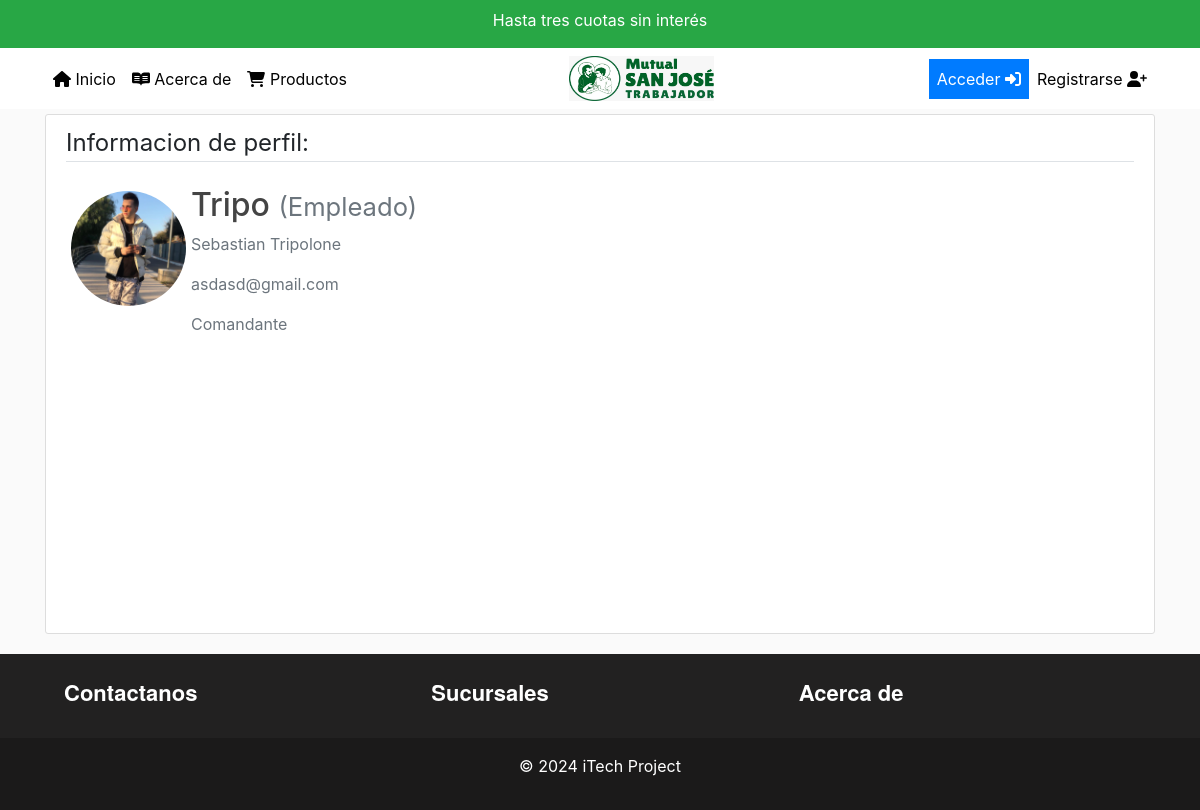
Page /profile/Tripo on the committed database.
### users/models.py (models this page shows, shortened)
class CustomUser(AbstractUser):
    def image_upload_to(self, instance=None):
        if instance:
            return os.path.join('Users', self.username, instance)
        return None
    STATUS = (
        ('cliente', 'cliente'),
        ('Auxiliar', 'Auxiliar'),
        ('Administrativo', 'Administrativo'),
        ('Farmaceutico', 'Farmaceutico'),
        ('Medico', 'Medico'),
    )
    email = models.EmailField(unique=True)
    status = models.CharField(max_length=100, choices=STATUS, default='Empleado')
    description = models.TextField("Description", max_length=600, default='', blank=True)
    image = models.ImageField(default='default/no_image.jpg', upload_to=image_upload_to)

### users/views.py (the view, shortened to what this page needs)
# urls.py: path('profile/<username>', views.profile, name='profile'),
def profile(request, username):
    user = get_user_model().objects.filter(username=username).first()
    if user:
        form = UserUpdateForm(instance=user)
        form.fields['description'].widget.attrs = {'rows': 1}
        return render(request, 'users/profile.html', context={'form': form})
    return redirect("homepage")

### users/templates/users/profile.html (shortened to what this page needs)
{% extends "main/header.html" %}
{% load crispy_forms_tags %}
{% block content %}
<main role="main" class="container-xl">
<div class="content-section col-lg-12 col-md-12 col-sm-12 tutorial-style" style="min-height:65vh;">
    <legend class="border-bottom mb-4">Informacion de perfil:</legend>
    <form method="POST" enctype="multipart/form-data">
        <div class="media">
        {% if user.username == form.instance.username %}
            <input id="id_image" type="file" name="image" hidden/>
            <label for="id_image">
            <img class="rounded-circle account-img profile-image"
            style="cursor: pointer;"
            src="{{ form.instance.image.url }}"
            title="Actualizar foto de perfil">
            </label>
        {% else %}
            <img class="rounded-circle account-img profile-image", src="{{ form.instance.image.url }}">
        {% endif %}
            <div class="media-body">
                <h2 class="account-heading">{{ form.instance.username }}
                    <small class="text-muted">({{ form.instance.status }})</small>
                </h2>
                <p class="text-secondary">{{ form.instance.first_name }} {{ form.instance.last_name }}</p>
                <p class="text-secondary">{{ form.instance.email }}</p>
                <p class="text-secondary">{{ form.instance.description }}</p>
            </div>
        </div>
    </form>
</div>
{% endblock content %}

### main/templates/main/header.html (shortened to what this page needs)
{% load static %}
<!DOCTYPE html>
<html>
<head>
    <link rel="stylesheet" href="https://cdn.jsdelivr.net/npm/bootstrap@4.6.0/dist/css/bootstrap.min.css"
>
    <link href="{% static 'fontawesomefree/css/all.min.css' %}" rel="stylesheet" type="text/css">
    <link rel="stylesheet" type="text/css" href="{% static 'main/main.css' %}">
</head>
<body>
    <div id="myCarousel" class="carousel slide bg-success" data-ride="carousel">
        <div class="carousel-inner text-white text-center justify-content-center pt-2">
            <div class="carousel-item active ">
                <p class="carousel-text">Hasta tres cuotas sin interés</p>
            </div>
        </div>
    </div>
    {% include 'main/includes/navbar.html' %}
        <div class="row">
            <div class="col-lg-12 col-md-12-p-0 col-sm-12">
                {% block content %}
                {% endblock %}
            </div>
        </div>
    {% include 'main/footer.html' %}
</body>
</html>

### main/templates/main/includes/navbar.html (shortened to what this page needs)
{% load static %}
<header class="site-header" style="margin-bottom: 5px">
    <nav class="navbar navbar-expand-md navbar-color">
        <div class="container">
            <div class="navbar-nav">
                <a class="nav-item nav-link" href="/"><i class="fas fa-home"></i> Inicio</i></a>
            </div>
            <div class="collapse navbar-collapse" id="navbarToggle">
                <div class="navbar-nav mr-auto">
                    <a class="nav-item nav-link" href="{% url 'acercade' %}"><i class="fa-brands fa-readme"></i> Acerca de</a>
                    <a class="nav-item nav-link" href="{% url 'productos' %}"><i class="fa-solid fa-cart-shopping"></i> Productos</a>
                </div>
                <div class="navbar-nav mr-auto">
                <img src="{% static "images/logo.jpeg" %}" width="145" height="45" align="center">
                </div>
                {% if user.is_authenticated %}
                {% if user.is_staff %}
                <a class="nav-item nav-link" href="{% url 'admin:index' %}" style="color:green;">Admin <i class="fa-solid fa-lock"></i></a>
                {% endif %}
                <a class="nav-item nav-link" href="{% url 'profile' user.username %}" style="color:green">
                    {{user.username}} <i class="fas fa-user"></i>
                </a>
                <a class="nav-item nav-link" href="{% url 'logout' %}" style="color:green">
                    Salir <i class="fas fa-sign-out-alt"></i>
                </a>
                {% else %}
                <div class="navbar-nav">
                    <a class="nav-item nav-link btn-primary" href="{% url 'login' %}" style="color: white;">
                        Acceder <i class="fas fa-sign-in-alt"></i>
                    </a>
                    <a class="nav-item nav-link" href="{% url 'register' %} ">
                        Registrarse <i class="fas fa-user-plus"></i>
                    </a>
                {% endif %}
                </div>
            </div>
        </div>
    </nav>
</header>

### main/templates/main/footer.html (shortened to what this page needs)
<footer class="footer-color text-center footer-text">
    <div class="container p-4">
        <div class="row mobiledevice">
            <div class="col-lg-4 col-md-4 col-sm-4 text-left">
                <a href="/">
                    <h4>Contactanos</h4>
                </a>
            </div>
            <div class="col-lg-4 col-md-4 col-sm-4 text-left">
                <a href="/">
                <h4>Sucursales</h4>
            </a>
            </div>
            <div class="col-lg-4 col-md-4 col-sm-4 text-left">
                <a href="/">
                    <h4>Acerca de</h4>
                </a>
            </div>
        </div>
    </div>
    <div class="text-center p-3" style="background-color: rgba(0, 0, 0, 0.2);">
        <p>© {% now "Y" %} iTech Project
        </p>
    </div>
</footer>

### main/static/main/main.css (style rules this page uses)
:root { --footercolor: #ffffff; --navbarcolor: #ffffff; --btncolor: #ffffff; --socialcolor: #ffffff; --brightText: #020202; }
.navbar-color { background-color: var(--navbarcolor); }
.footer-color { background-color: #222121; }
body { background: #fafafa; }
h1, h2, h3, h4, h5, h6 { color: #444444; }
.site-header .navbar-nav .nav-link { color: var(--brightText); }
.content-section { background: #ffffff; padding: 10px 20px; border: 1px solid #dddddd; border-radius: 3px; margin-bottom: 20px; }
@media screen and (min-width: 600px) { .mobiledevice { padding-left: 10px; padding-right: 10px; } }
.article-style h2, h4 { font-weight: bold; letter-spacing: 0; font-family: sohne, "Helvetica Neue", Helvetica, Arial, sans-serif; font-style: normal; line-height: 28px !important; font-size: 22px !important; }
.profile-image { width: 125px; height: 125; padding: 5px; }
.footer-text h4, .footer-text p, .footer-text a { color: #ffffff; }
.carousel { transition: all .2s ease-out; }
.carousel-item { transition: all .2s ease-out; }
img { max-width: 100%; max-height: 100%; }

### rows in the picture
CustomUser: instance.image (picture), instance.username "Tripo", instance.status "Empleado", instance.first_name "Sebastian", instance.last_name "Tripolone", instance.email "asdasd@gmail.com", instance.description "Comandante"
